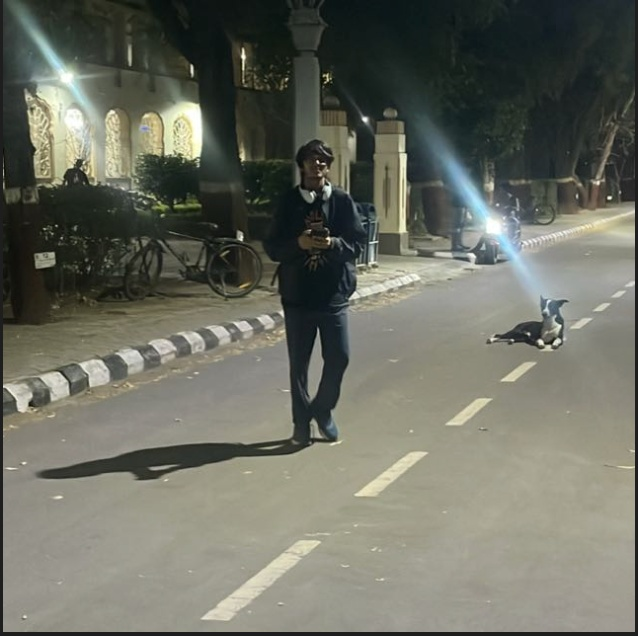
#> input picture test.jpeg, 638 x 636 px
$ python make_bin.py test.jpeg test.jpeg
#> lines starting #> are read from the running program, lines starting #| are printed output that depends on the picture
from PIL import Image
import numpy as np
import sys

def convert_to_bin(image_path, output_bin, size=(128, 128)):
    # 1. Open the image and convert to Grayscale (1 byte per pixel)
#> called with image_path = 'test.jpeg', output_bin = 'test.jpeg', size = (128, 128)
    img = Image.open(image_path).convert('L')
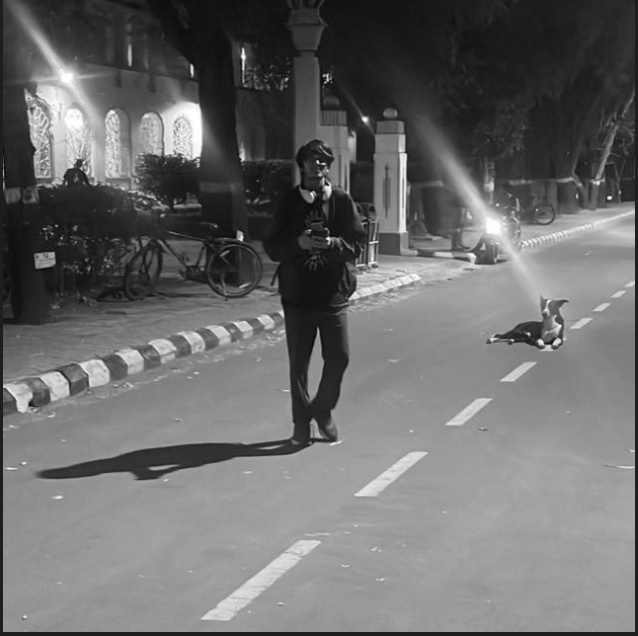
#> img: PIL image 638x636 L; min 6, max 255, mean 107.6

    # 2. Resize it so we know the exact dimensions for the receiver
    img = img.resize(size)
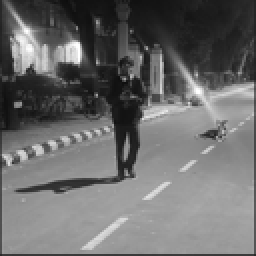
#> img: PIL image 128x128 L (shown 2 times larger); min 13, max 255, mean 107.7

    # 3. Convert to a numpy array of 8-bit unsigned integers (0-255)
    pixel_data = np.array(img, dtype=np.uint8)

    # 4. Save the raw bytes directly to a .bin file
    pixel_data.tofile(output_bin)

    print(f"Success! {image_path} converted to {output_bin}")
    print(f"Dimensions: {size[0]}x{size[1]}")
    print(f"Total Bytes to transmit: {len(pixel_data.tobytes())}")
#| Total Bytes to transmit: 16384

if __name__ == "__main__":
    # Usage: python3 make_bin.py my_photo.jpg test_image.bin
    if len(sys.argv) < 3:
        print("Usage: python3 make_bin.py <input_image> <output.bin>")
    else:
        convert_to_bin(sys.argv[1], sys.argv[2])
